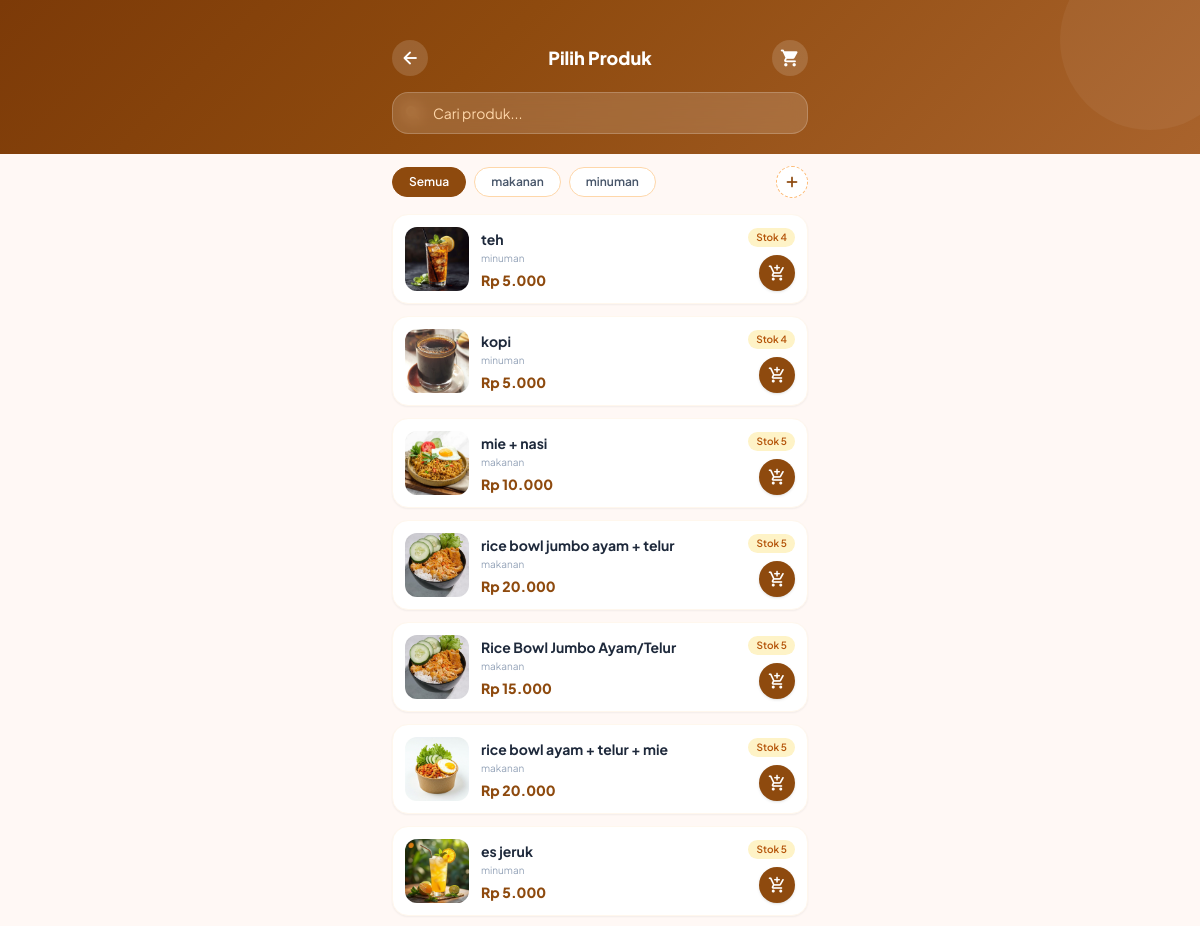
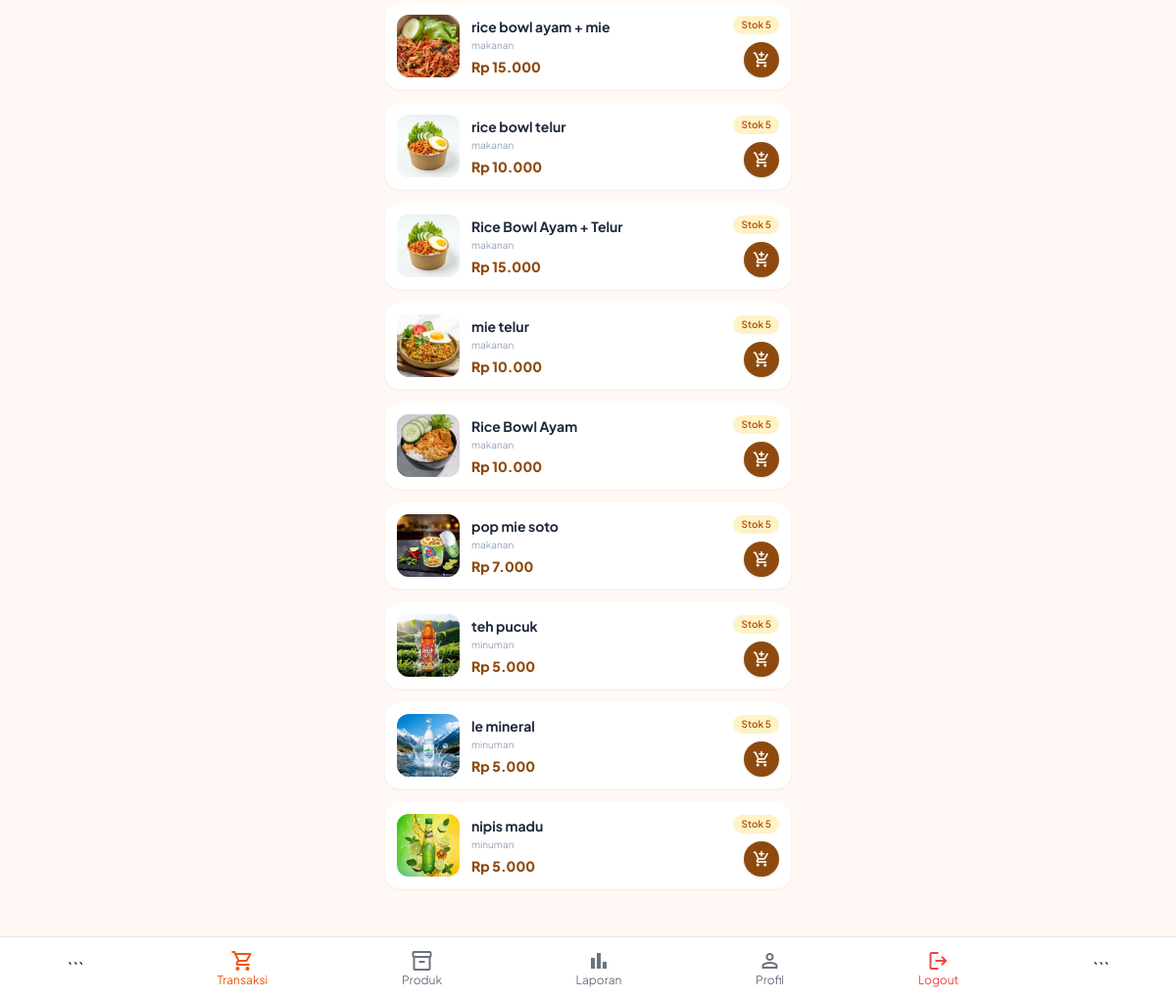
Screenshot of /karyawan/produk.php (signed in) with the database file from the repository (2 pictures, top to bottom).
### tables this page shows
CREATE TABLE `categories` (
  `id` int(11) NOT NULL,
  `nama_kategori` varchar(100) NOT NULL,
  `created_at` timestamp NOT NULL DEFAULT current_timestamp()
);

CREATE TABLE `products` (
  `id` int(11) NOT NULL,
  `category_id` int(11) DEFAULT NULL,
  `nama_produk` varchar(100) NOT NULL,
  `harga` decimal(12,2) NOT NULL,
  `stok` int(11) DEFAULT 0,
  `foto` varchar(255) DEFAULT NULL,
  `stok_minimum` int(11) DEFAULT 5,
  `created_at` timestamp NOT NULL DEFAULT current_timestamp()
);

### karyawan/produk.php (the view, shortened to what this page needs)
<?php
include "../koneksi.php";
$search    = trim($_GET['q'] ?? '');
$kategori  = (int) ($_GET['cat'] ?? 0);
$sql = "SELECT p.*, c.nama_kategori FROM products p LEFT JOIN categories c ON c.id = p.category_id WHERE 1=1";
$sql .= " ORDER BY p.id DESC";
$query = mysqli_query($conn, $sql);
$qKat = mysqli_query($conn, "SELECT * FROM categories ORDER BY nama_kategori ASC");
$kategori_list = mysqli_fetch_all($qKat, MYSQLI_ASSOC);
?>
<!DOCTYPE html>
<html lang="id">
<head>
<script src="https://cdn.tailwindcss.com"></script>
</head>
<body class="pb-28">
<header class="header-bg text-white">
  <div class="relative z-10 max-w-md mx-auto px-4 pt-10 pb-5">
    <div class="flex items-center justify-between mb-4">
      <a href="dashboard.php" class="w-9 h-9 flex items-center justify-center rounded-full bg-white/15 hover:bg-white/25 transition">
        <span class="material-symbols-rounded text-xl">arrow_back</span>
      </a>
      <h1 class="font-extrabold text-lg">Pilih Produk</h1>
      <a href="transaksi.php" class="relative w-9 h-9 flex items-center justify-center rounded-full bg-white/15 hover:bg-white/25 transition" id="cartBtn">
        <span class="material-symbols-rounded text-xl">shopping_cart</span>
      </a>
    </div>
    <div class="relative">
      <span class="material-symbols-rounded absolute left-3 top-1/2 -translate-y-1/2 text-orange-300 text-lg">search</span>
      <input
        id="searchInput"
        type="text"
        placeholder="Cari produk..."
        value="<?= htmlspecialchars($search) ?>"
        class="w-full bg-white/15 backdrop-blur text-white placeholder-orange-200 border border-white/20 rounded-2xl pl-10 pr-4 py-2.5 text-sm focus:outline-none focus:bg-white/25 transition">
    </div>
  </div>
</header>
<div class="max-w-md mx-auto px-4 pt-3 pb-1 flex items-center gap-2">
  <div class="flex gap-2 overflow-x-auto hide-sb flex-1">
    <a href="produk.php"
       class="filter-chip flex-shrink-0 px-4 py-1.5 rounded-full border text-xs font-semibold transition <?= $kategori === 0 && $search === '' ? 'active' : 'bg-white border-orange-200 text-slate-600' ?>">
      Semua
    </a>
    <?php foreach ($kategori_list as $kat): ?>
    <a href="produk.php?cat=<?= $kat['id'] ?>"
       class="filter-chip flex-shrink-0 px-4 py-1.5 rounded-full border text-xs font-semibold transition <?= $kategori === (int)$kat['id'] ? 'active' : 'bg-white border-orange-200 text-slate-600' ?>">
      <?= htmlspecialchars($kat['nama_kategori']) ?>
    </a>
    <?php endforeach; ?>
  </div>
  <button onclick="openModalKategori()"
    class="flex-shrink-0 w-8 h-8 rounded-full bg-white border border-dashed border-orange-300 text-[#8e4a0e] flex items-center justify-center active:scale-90 transition"
    title="Tambah Kategori">
    <span class="material-symbols-rounded text-lg">add</span>
  </button>
</div>
<main class="max-w-md mx-auto px-4 pt-3 space-y-3" id="productList">
  <?php
  while ($row = mysqli_fetch_assoc($query)):
    $fotoProduk = !empty($row['foto']) ? "../uploads/" . htmlspecialchars($row['foto']) : "https://via.placeholder.com/100x100?text=No+Img";
    $stok = (int) $row['stok'];
    $habis = $stok === 0;
    $stokBadge = $stok === 0
        ? 'bg-red-100 text-red-700'
        : ($stok <= (int)$row['stok_minimum'] ? 'bg-amber-100 text-amber-700' : 'bg-green-100 text-green-700');
    $stokLabel = $stok === 0 ? 'Habis' : "Stok $stok";
  ?>
  <div class="product-card bg-white rounded-2xl flex items-center gap-3 p-3 shadow-sm border border-orange-50"
       data-name="<?= htmlspecialchars(mb_strtolower($row['nama_produk'])) ?>">
    <img src="<?= $fotoProduk ?>"
         class="w-16 h-16 rounded-xl object-cover bg-orange-50 flex-shrink-0"
         onerror="this.src='https://via.placeholder.com/100'">
    <div class="flex-1 min-w-0">
      <h3 class="text-sm font-bold text-slate-800 truncate"><?= htmlspecialchars($row['nama_produk']) ?></h3>
      <?php if (!empty($row['nama_kategori'])): ?>
      <p class="text-[10px] text-slate-400 mt-0.5"><?= htmlspecialchars($row['nama_kategori']) ?></p>
      <?php endif; ?>
      <p class="text-sm font-extrabold text-[#8e4a0e] mt-1">Rp <?= number_format($row['harga'], 0, ',', '.') ?></p>
    </div>
    <div class="flex flex-col items-end gap-2 flex-shrink-0">
      <span class="text-[10px] font-semibold px-2 py-0.5 rounded-full <?= $stokBadge ?>"><?= $stokLabel ?></span>
      <?php if (!$habis): ?>
      <form method="POST" class="add-cart-form">
        <button type="submit" name="add_cart"
                class="add-btn w-9 h-9 rounded-full bg-[#8e4a0e] text-white flex items-center justify-center active:scale-90 transition shadow"
                aria-label="Tambah ke keranjang">
          <span class="material-symbols-rounded text-lg">add_shopping_cart</span>
        </button>
      </form>
      <?php else: ?>
      <button disabled class="w-9 h-9 rounded-full bg-slate-200 text-slate-400 flex items-center justify-center cursor-not-allowed">
        <span class="material-symbols-rounded text-lg">remove_shopping_cart</span>
      </button>
      <?php endif; ?>
    </div>
  </div>
  <?php endwhile; ?>
</main>
<?php include "navbar_karyawan.php"; ?>
</body>
</html>

### karyawan/produk.php (style rules this page uses)
* { font-family:'Plus Jakarta Sans',sans-serif; }
.material-symbols-rounded { font-variation-settings:'FILL' 1,'wght' 500,'GRAD' 0,'opsz' 24; user-select:none; }
body { background:#fff8f5; min-height:100dvh; }
.header-bg { background:linear-gradient(135deg,#7c3a08 0%,#8e4a0e 40%,#a9632c 100%); position:relative; overflow:hidden; }
.header-bg::before { content:''; position:absolute; width:180px; height:180px; background:rgba(255,255,255,0.05); border-radius:50%; top:-50px; right:-40px; }
.product-card { transition:transform .12s ease, box-shadow .12s ease; }
.filter-chip { transition:all .15s ease; }
.filter-chip.active { background:#8e4a0e; color:#fff; border-color:#8e4a0e; }
.hide-sb { scrollbar-width:none; }

### rows the page displays
categories: nama_kategori "makanan"
categories: nama_kategori "minuman"
products: foto (picture), nama_produk "teh", category.nama_kategori "minuman", harga "5.000", stok "Stok 4"
products: foto (picture), nama_produk "kopi", category.nama_kategori "minuman", harga "5.000", stok "Stok 4"
products: foto (picture), nama_produk "mie + nasi", category.nama_kategori "makanan", harga "10.000", stok "Stok 5"
products: foto (picture), nama_produk "rice bowl jumbo ayam + telur", category.nama_kategori "makanan", harga "20.000", stok "Stok 5"
products: foto (picture), nama_produk "Rice Bowl Jumbo Ayam/Telur", category.nama_kategori "makanan", harga "15.000", stok "Stok 5"
products: foto (picture), nama_produk "rice bowl ayam + telur + mie", category.nama_kategori "makanan", harga "20.000", stok "Stok 5"
products: foto (picture), nama_produk "es jeruk", category.nama_kategori "minuman", harga "5.000", stok "Stok 5"
products: foto (picture), nama_produk "rice bowl ayam + mie", category.nama_kategori "makanan", harga "15.000", stok "Stok 5"
products: foto (picture), nama_produk "rice bowl telur", category.nama_kategori "makanan", harga "10.000", stok "Stok 5"
products: foto (picture), nama_produk "Rice Bowl Ayam + Telur", category.nama_kategori "makanan", harga "15.000", stok "Stok 5"
products: foto (picture), nama_produk "mie telur", category.nama_kategori "makanan", harga "10.000", stok "Stok 5"
products: foto (picture), nama_produk "Rice Bowl Ayam", category.nama_kategori "makanan", harga "10.000", stok "Stok 5"
products: foto (picture), nama_produk "pop mie soto", category.nama_kategori "makanan", harga "7.000", stok "Stok 5"
products: foto (picture), nama_produk "teh pucuk", category.nama_kategori "minuman", harga "5.000", stok "Stok 5"
products: foto (picture), nama_produk "le mineral", category.nama_kategori "minuman", harga "5.000", stok "Stok 5"
products: foto (picture), nama_produk "nipis madu", category.nama_kategori "minuman", harga "5.000", stok "Stok 5"
